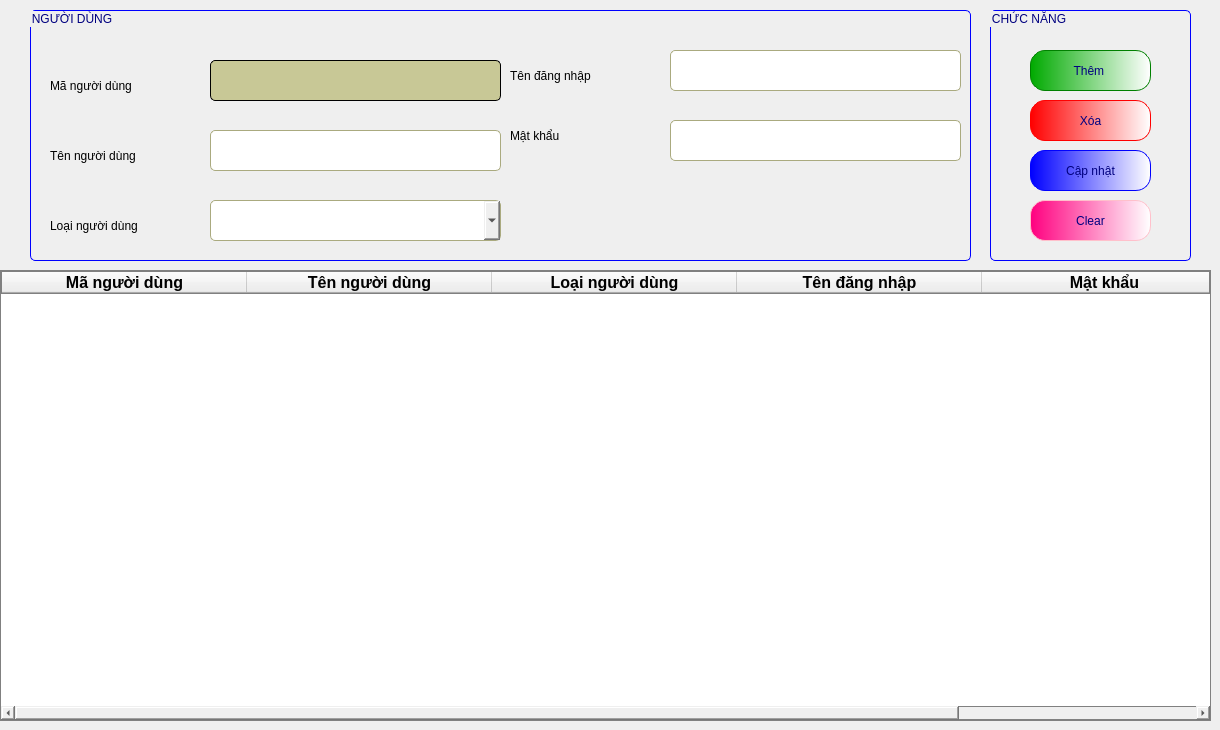
      <widget class="QWidget" name="tab_20">
       <attribute name="title">
        <string>Người dùng</string>
       </attribute>
       <widget class="QTableWidget" name="tableWidget_37">
        <property name="geometry">
         <rect>
          <x>0</x>
          <y>270</y>
          <width>1211</width>
          <height>451</height>
         </rect>
        </property>
        <property name="styleSheet">
         <string notr="true">border: 1px solid gray;
border- radius:2px;
color: rgb(0, 0, 0);
font: 75 14pt &quot;Tahoma&quot;;</string>
        </property>
        <attribute name="horizontalHeaderDefaultSectionSize">
         <number>245</number>
        </attribute>
        <column>
         <property name="text">
          <string>Mã người dùng</string>
         </property>
         <property name="font">
          <font>
           <family>Tahoma</family>
           <pointsize>12</pointsize>
           <weight>75</weight>
           <bold>true</bold>
          </font>
         </property>
         <property name="textAlignment">
          <set>AlignCenter</set>
         </property>
        </column>
        <column>
         <property name="text">
          <string>Tên người dùng</string>
         </property>
         <property name="font">
          <font>
           <family>Tahoma</family>
           <pointsize>12</pointsize>
           <weight>75</weight>
           <bold>true</bold>
          </font>
         </property>
         <property name="textAlignment">
          <set>AlignCenter</set>
         </property>
        </column>
        <column>
         <property name="text">
          <string>Loại người dùng</string>
         </property>
         <property name="font">
          <font>
           <family>Tahoma</family>
           <pointsize>12</pointsize>
           <weight>75</weight>
           <bold>true</bold>
          </font>
         </property>
         <property name="textAlignment">
          <set>AlignCenter</set>
         </property>
        </column>
        <column>
         <property name="text">
          <string>Tên đăng nhập</string>
         </property>
         <property name="font">
          <font>
           <family>Tahoma</family>
           <pointsize>12</pointsize>
           <weight>75</weight>
           <bold>true</bold>
          </font>
         </property>
         <property name="textAlignment">
          <set>AlignCenter</set>
         </property>
        </column>
        <column>
         <property name="text">
          <string>Mật khẩu</string>
         </property>
         <property name="font">
          <font>
           <family>Tahoma</family>
           <pointsize>12</pointsize>
           <weight>75</weight>
           <bold>true</bold>
          </font>
         </property>
         <property name="textAlignment">
          <set>AlignCenter</set>
         </property>
        </column>
       </widget>
       <widget class="QGroupBox" name="groupBox_82">
        <property name="geometry">
         <rect>
          <x>30</x>
          <y>10</y>
          <width>941</width>
          <height>251</height>
         </rect>
        </property>
        <property name="styleSheet">
         <string notr="true">color: rgb(0, 0, 127);
font: 75 16pt &quot;Tahoma&quot;;
border: 1px solid blue;
border-radius:5px;</string>
        </property>
        <property name="title">
         <string>NGƯỜI DÙNG</string>
        </property>
        <widget class="QLabel" name="label_87">
         <property name="geometry">
          <rect>
           <x>20</x>
           <y>60</y>
           <width>151</width>
           <height>31</height>
          </rect>
         </property>
         <property name="styleSheet">
          <string notr="true">border: white;
color: black;</string>
         </property>
         <property name="text">
          <string>Mã người dùng</string>
         </property>
        </widget>
        <widget class="QLineEdit" name="lineEdit_149">
         <property name="enabled">
          <bool>false</bool>
         </property>
         <property name="geometry">
          <rect>
           <x>180</x>
           <y>50</y>
           <width>291</width>
           <height>41</height>
          </rect>
         </property>
         <property name="styleSheet">
          <string notr="true">QLineEdit{
font: 16pt &quot;Tahoma&quot;;
border-radius:5px;
border: 1px solid black;
	color: rgb(6, 6, 6);
	background-color: ;
	background-color: rgb(200, 200, 150);
}</string>
         </property>
        </widget>
        <widget class="QLabel" name="label_269">
         <property name="geometry">
          <rect>
           <x>20</x>
           <y>130</y>
           <width>151</width>
           <height>31</height>
          </rect>
         </property>
         <property name="styleSheet">
          <string notr="true">border: white;
color: black;</string>
         </property>
         <property name="text">
          <string>Tên người dùng</string>
         </property>
        </widget>
        <widget class="QLabel" name="label_270">
         <property name="geometry">
          <rect>
           <x>20</x>
           <y>200</y>
           <width>161</width>
           <height>31</height>
          </rect>
         </property>
         <property name="styleSheet">
          <string notr="true">border: white;
color: black;</string>
         </property>
         <property name="text">
          <string>Loại người dùng</string>
         </property>
        </widget>
        <widget class="QComboBox" name="comboBox_69">
         <property name="geometry">
          <rect>
           <x>180</x>
           <y>190</y>
           <width>291</width>
           <height>41</height>
          </rect>
         </property>
         <property name="styleSheet">
          <string notr="true">border-color: rgb(170, 170, 127);
color: rgb(0, 0, 0);</string>
         </property>
        </widget>
        <widget class="QLabel" name="label_274">
         <property name="geometry">
          <rect>
           <x>480</x>
           <y>50</y>
           <width>151</width>
           <height>31</height>
          </rect>
         </property>
         <property name="styleSheet">
          <string notr="true">border: white;
color: black;</string>
         </property>
         <property name="text">
          <string>Tên đăng nhập</string>
         </property>
        </widget>
        <widget class="QLineEdit" name="lineEdit_151">
         <property name="geometry">
          <rect>
           <x>180</x>
           <y>120</y>
           <width>291</width>
           <height>41</height>
          </rect>
         </property>
         <property name="styleSheet">
          <string notr="true">border-color: rgb(170, 170, 127);</string>
         </property>
        </widget>
        <widget class="QLineEdit" name="lineEdit_152">
         <property name="geometry">
          <rect>
           <x>640</x>
           <y>40</y>
           <width>291</width>
           <height>41</height>
          </rect>
         </property>
         <property name="styleSheet">
          <string notr="true">border-color: rgb(170, 170, 127);</string>
         </property>
        </widget>
        <widget class="QLabel" name="label_275">
         <property name="geometry">
          <rect>
           <x>480</x>
           <y>110</y>
           <width>151</width>
           <height>31</height>
          </rect>
         </property>
         <property name="styleSheet">
          <string notr="true">border: white;
color: black;</string>
         </property>
         <property name="text">
          <string>Mật khẩu</string>
         </property>
        </widget>
        <widget class="QLineEdit" name="lineEdit_153">
         <property name="geometry">
          <rect>
           <x>640</x>
           <y>110</y>
           <width>291</width>
           <height>41</height>
          </rect>
         </property>
         <property name="styleSheet">
          <string notr="true">border-color: rgb(170, 170, 127);</string>
         </property>
        </widget>
       </widget>
       <widget class="QGroupBox" name="groupBox_83">
        <property name="geometry">
         <rect>
          <x>990</x>
          <y>10</y>
          <width>201</width>
          <height>251</height>
         </rect>
        </property>
        <property name="styleSheet">
         <string notr="true">color: rgb(0, 0, 127);
font: 75 16pt &quot;Tahoma&quot;;
border: 1px solid blue;
border-radius:5px;</string>
        </property>
        <property name="title">
         <string>CHỨC NĂNG</string>
        </property>
        <widget class="QPushButton" name="pushButton_165">
         <property name="geometry">
          <rect>
           <x>40</x>
           <y>140</y>
           <width>121</width>
           <height>41</height>
          </rect>
         </property>
         <property name="styleSheet">
          <string notr="true">QPushButton{
font: 16pt &quot;Tahoma&quot;;
border-radius:15px;
border:1px solid blue;
	background-color: qlineargradient(spread:pad, x1:0, y1:0, x2:1, y2:0, stop:0 rgba(0, 0, 255, 255), stop:1 rgba(255, 255, 255, 255));
}
QPushButton:hover{
	font: 18pt &quot;Tahoma&quot;;
	background-color: qlineargradient(spread:repeat, x1:0, y1:0, x2:1, y2:0, stop:0 rgba(0, 85, 255, 255), stop:1 rgba(255, 255, 255, 255));
}
</string>
         </property>
         <property name="text">
          <string>Cập nhật</string>
         </property>
        </widget>
        <widget class="QPushButton" name="pushButton_166">
         <property name="geometry">
          <rect>
           <x>40</x>
           <y>90</y>
           <width>121</width>
           <height>41</height>
          </rect>
         </property>
         <property name="styleSheet">
          <string notr="true">QPushButton{
font: 16pt &quot;Tahoma&quot;;
border-radius:15px;
border:1px solid red;
	background-color: qlineargradient(spread:pad, x1:0, y1:0, x2:1, y2:0, stop:0 rgba(255, 0, 0, 255), stop:1 rgba(255, 255, 255, 255));
}
QPushButton:hover{
	font: 18pt &quot;Tahoma&quot;;
	background-color:qlineargradient(spread:pad, x1:0, y1:0, x2:1, y2:0.028, stop:0 rgba(189, 0, 0, 255), stop:1 rgba(255, 255, 255, 255))
}
</string>
         </property>
         <property name="text">
          <string>Xóa</string>
         </property>
        </widget>
        <widget class="QPushButton" name="pushButton_168">
         <property name="geometry">
          <rect>
           <x>40</x>
           <y>40</y>
           <width>121</width>
           <height>41</height>
          </rect>
         </property>
         <property name="styleSheet">
          <string notr="true">QPushButton{
font: 16pt &quot;Tahoma&quot;;
border-radius:15px;
border:1px solid green;
	background-color: qlineargradient(spread:pad, x1:0, y1:0, x2:1, y2:0, stop:0 rgba(0, 170, 0, 255), stop:1 rgba(255, 255, 255, 255));
}
QPushButton:hover{
background-color: qlineargradient(spread:pad, x1:0, y1:0, x2:1, y2:0, stop:0 rgba(85, 255, 0, 255), stop:1 rgba(255, 255, 255, 255));
	font: 18pt &quot;Tahoma&quot;;
}
</string>
         </property>
         <property name="text">
          <string>Thêm </string>
         </property>
        </widget>
        <widget class="QPushButton" name="pushButton_74">
         <property name="geometry">
          <rect>
           <x>40</x>
           <y>190</y>
           <width>121</width>
           <height>41</height>
          </rect>
         </property>
         <property name="styleSheet">
          <string notr="true">QPushButton{
font: 16pt &quot;Tahoma&quot;;
border-radius:15px;
border:1px solid pink;
background-color: qlineargradient(spread:pad, x1:0, y1:0, x2:1, y2:0, stop:0 rgba(255, 0, 127, 255), stop:1 rgba(255, 255, 255, 255))
}
QPushButton:hover{
	font: 18pt &quot;Tahoma&quot;;
background-color:qlineargradient(spread:pad, x1:0, y1:0, x2:1, y2:0, stop:0 rgba(134, 0, 67, 255), stop:1 rgba(255, 255, 255, 255))
}
</string>
         </property>
         <property name="text">
          <string>Clear</string>
         </property>
        </widget>
       </widget>
      </widget>
